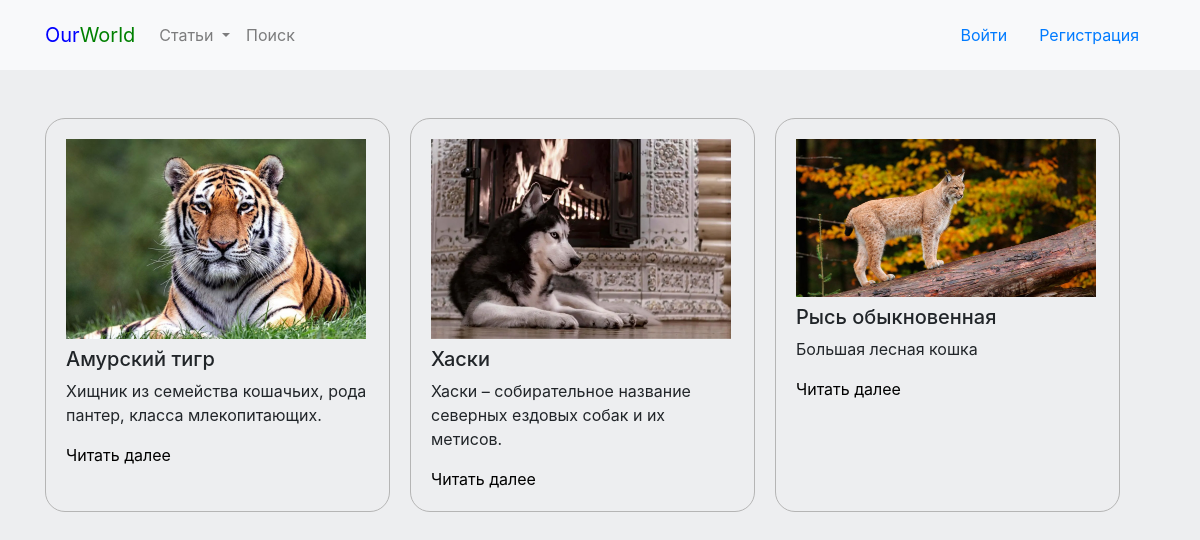
/?category_id=3, run on the app's committed database.
### tables this page shows
CREATE TABLE `articles` (
  `id` bigint(24) NOT NULL,
  `title` varchar(255) DEFAULT NULL,
  `short` varchar(500) DEFAULT NULL,
  `category_id` bigint(24) DEFAULT NULL,
  `body` text DEFAULT NULL,
  `image` varchar(500) DEFAULT NULL,
  `user_id` bigint(24) DEFAULT NULL,
  `time` date NOT NULL DEFAULT current_timestamp(),
  `public` int(10) DEFAULT 1
);

### app/Article.php (called while the page is built, shortened)
<?php
class Article extends Connect
{
    public static function get_categoryid($category_id)
    {
        $category_id = htmlspecialchars($category_id);
        $sql = "SELECT * FROM `articles` WHERE `category_id` = '$category_id'";
        $query = mysqli_query(self::db(), $sql);
        return $query;
    }
}

### app/Connect.php (called while the page is built, shortened)
<?php
class Connect
{
    private static $host = "127.0.0.1";
    private static $user = "root";
    private static $password = "";
    private static $name = "ourworld";
    public static function db()
    {
        $db = mysqli_connect(self::$host, self::$user, self::$password, self::$name);
        return $db;
    }
}

### index.php (the view, shortened to what this page needs)
<!DOCTYPE html>
<html lang="en">
<?php require_once "includes/head.php" ?>
<body>
<?php require_once "includes/header.php" ?>
    <main>
        <div class="container articles mt-5">
                    <?php
                $articles_category = Article::get_categoryid($_GET["category_id"]);
                if(mysqli_num_rows($articles_category) > 0)
                {
                    while($article_category = mysqli_fetch_assoc($articles_category))
                    {
                    ?>
                        <div class="article">
                            <img src="<?=$article_category["image"]?>" align="center" width="300">
                            <h5 class="mt-2"><?=$article_category["title"]?></h5>
                            <p class="description mt-2">
                                <?=$article_category["short"]?>
                            </p>
                            <a href="/one.php?id=<?=$article_category["id"]?>">Читать далее</a>
                        </div>
                    <?php
                    }
                    die();
                }
            ?>

### assets/css/style.css (style rules this page uses)
html, body { background-color: #EDEEF0; }
.articles { display: flex; flex-wrap: wrap; gap: 20px; }
.article { border: 1px solid rgb(181, 181, 181); padding: 20px; border-radius: 20px; width: 345px; }
.article a { color: black; }

### data on the page
articles: image (picture), title "Амурский тигр", short "Хищник из семейства кошачьих, рода пантер, класса млекопитающих."
articles: image (picture), title "Хаски", short "Хаски – собирательное название северных ездовых собак и их метисов."
articles: image (picture), title "Рысь обыкновенная", short "Большая лесная кошка"
